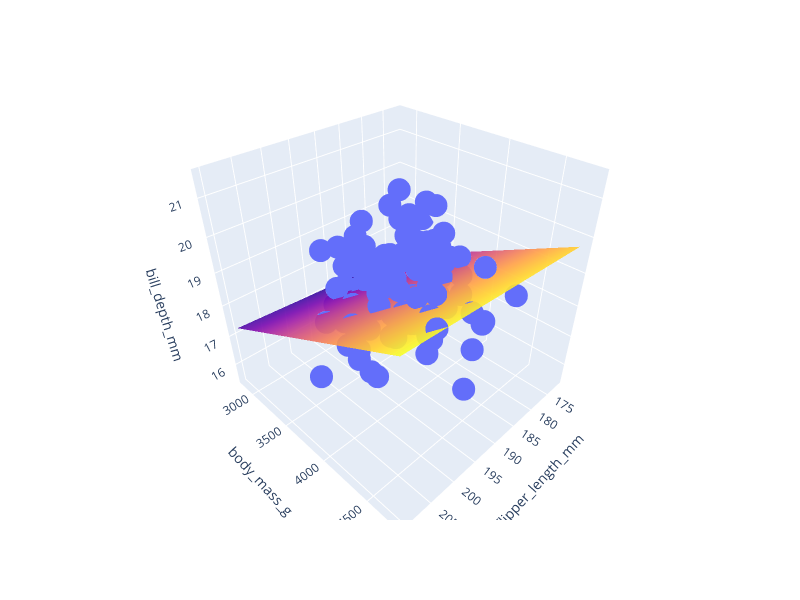

Write notebook code for a chart like this one.
### Markdown cell above
### Visualize the Fit
We can visualize this data in three dimensions, but for many (most) real-world problems this will not be possible (or helpful).

Note, the following code is out of scope for this class.

### Code cell
fig = px.scatter_3d(df, x="flipper_length_mm", y="body_mass_g", z="bill_depth_mm")

# Create a grid of points to evaluate plane
grid_resolution = 2
(u,v) = np.meshgrid(
    np.linspace(df["flipper_length_mm"].min(), df["flipper_length_mm"].max(), grid_resolution),
    np.linspace(df["body_mass_g"].min(), df["body_mass_g"].max(), grid_resolution))
features = pd.DataFrame({"flipper_length_mm": u.flatten(),
                         "body_mass_g": v.flatten()})
# Make predictions at every point on the grid
zs = model.predict(features)

# create the Surface
fig.add_trace(go.Surface(x=u, y=v, z= zs.reshape(u.shape), opacity=0.9, showscale=False))
fig.update_layout(autosize=False, width=800, height=600)

### Figure 1 — Plotly figure (JSON) as saved in the notebook; plotly's stock layout.template omitted (floating-point values rounded to 4 significant figures; data arrays with more than 128 entries replaced by an {"elided": "..."} marker saying what was removed)
{"data": [{"hovertemplate": "flipper_length_mm=%{x}<br>body_mass_g=%{y}<br>bill_depth_mm=%{z}<extra></extra>", "legendgroup": "", "marker": {"color": "#636efa", "symbol": "circle"}, "mode": "markers", "name": "", "scene": "scene", "showlegend": false, "type": "scatter3d", "x": {"elided": "146 float values"}, "y": {"elided": "146 float values"}, "z": {"elided": "146 float values"}}, {"opacity": 0.9, "showscale": false, "type": "surface", "x": [[172.0, 210.0], [172.0, 210.0]], "y": [[2850.0, 2850.0], [4775.0, 4775.0]], "z": [[16.9, 17.28], [19.75, 20.12]]}], "layout": {"autosize": false, "height": 600, "legend": {"tracegroupgap": 0}, "margin": {"t": 60}, "scene": {"domain": {"x": [0, 1], "y": [0, 1]}, "xaxis": {"title": {"text": "flipper_length_mm"}}, "yaxis": {"title": {"text": "body_mass_g"}}, "zaxis": {"title": {"text": "bill_depth_mm"}}}, "width": 800}}
